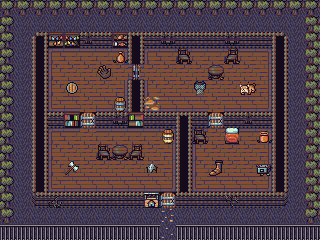

Below is a game level as drawn by its tile map, then a one-line description and the .tmx that defines it (tile-layer data replaced by summaries):
An orthogonal 20x15 tile map with 16x16 px tiles, 6 tile layers (Background, Walls, Broken, Good, ...), 5 tilesets.

<map version="1.0" orientation="orthogonal" width="20" height="15" tilewidth="16" tileheight="16">
 <tileset firstgid="1" name="Tiles" tilewidth="16" tileheight="16">
  <image source="../../images/Objects/tiles_dark.png" width="208" height="144" />
 </tileset>
 <tileset firstgid="118" name="Broken" tilewidth="16" tileheight="16">
  <image source="../../images/Objects/items_after.png" width="160" height="96" />
 </tileset>
 <tileset firstgid="178" name="Good" tilewidth="16" tileheight="16">
  <image source="../../images/Objects/items_before.png" width="160" height="96" />
 </tileset>
 <tileset firstgid="238" name="Bed" tilewidth="16" tileheight="16">
  <image source="../../images/Objects/bed.png" width="32" height="16" />
 </tileset>
 <tileset firstgid="240" name="Decor" tilewidth="16" tileheight="16">
  <image source="../../images/decor.png" width="128" height="128" />
 </tileset>
 <layer name="Background" width="20" height="15">
  <data>[300 cells, 300 non-empty, 13 distinct tile ids]</data>
 </layer>
 <layer name="Walls" width="20" height="15">
  <data>[300 cells, 133 non-empty, 13 distinct tile ids]</data>
 </layer>
 <layer name="Broken" width="20" height="15">
  <data>[300 cells, 29 non-empty, 16 distinct tile ids]</data>
 </layer>
 <layer name="Good" width="20" height="15">
  <data>[300 cells, 22 non-empty, 16 distinct tile ids]</data>
 </layer>
 <layer name="Bed" width="20" height="15">
  <data>[300 cells, 1 non-empty, 1 distinct tile ids]</data>
 </layer>
 <layer name="Decor" width="20" height="15">
  <data>[300 cells, 10 non-empty, 7 distinct tile ids]</data>
 </layer>
</map>
